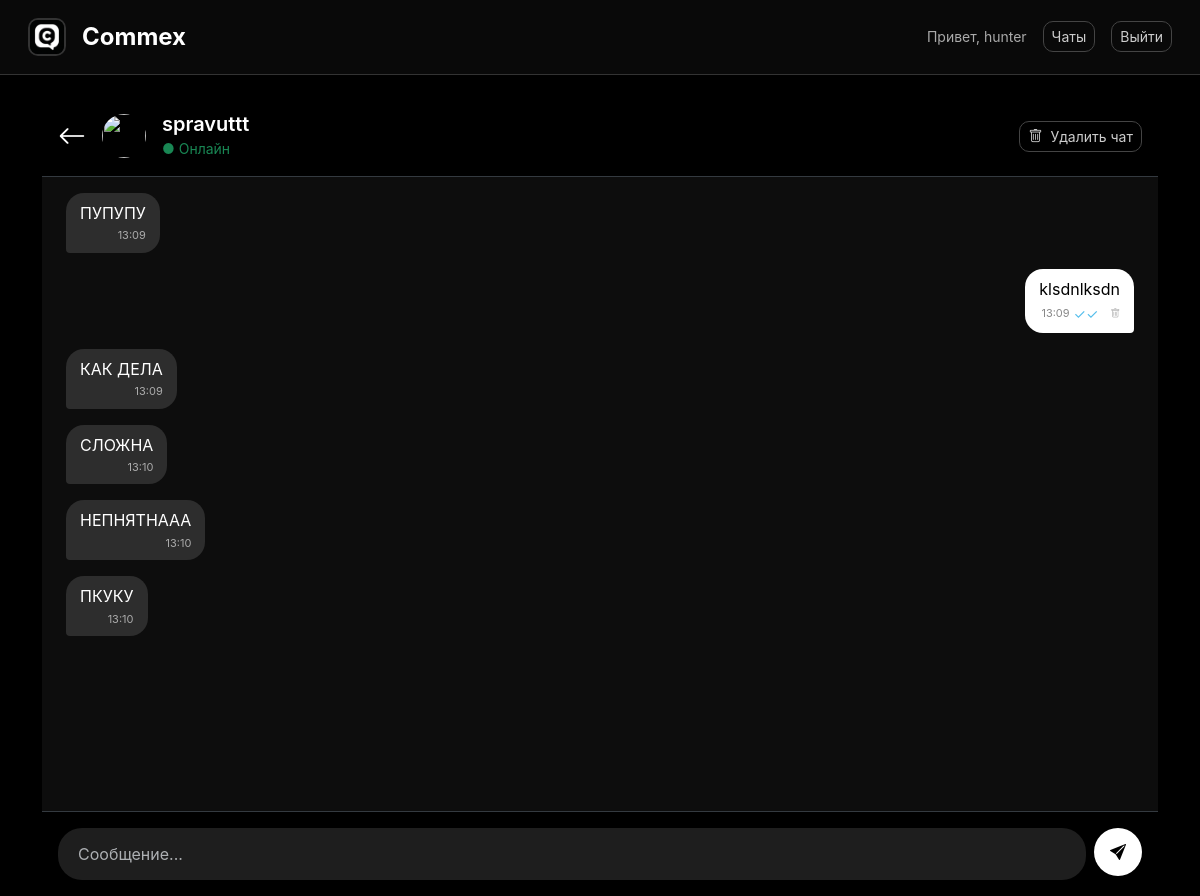
/chat/3/ (signed in), run on the app's committed database.
### main/models.py (models this page shows, shortened)
class MessengerUser(AbstractUser):
    birthday = models.DateField(blank=True, null=True, verbose_name="Дата рождения")
    status = models.BooleanField(default=False)
    profile_image = models.ImageField(blank=True)

class TextMessage(models.Model):
    content = models.TextField()
    date_of_sending = models.DateTimeField(auto_now_add=True)  # уже исправили раньше
    chat = models.ForeignKey(Chat, on_delete=models.CASCADE, related_name='messages')  # ← добавь related_name
    sender = models.ForeignKey(MessengerUser, on_delete=models.CASCADE)
    is_read = models.BooleanField(default=False)
    class Meta:
        ordering = ['date_of_sending']
        verbose_name = 'Текстовое сообщение'
        verbose_name_plural = 'Текстовые сообщения'

### main/views.py (the view, shortened to what this page needs)
# urls.py: path('chat/<int:pk>/', ChatView.as_view(), name='chat_detail'),
class ChatView(ChatAccessMixin, DetailView):
    model = Chat
    template_name = "main/chats/chat_detail.html"
    context_object_name = "chat"
    def get_context_data(self, **kwargs):
        chat = get_object_or_404(Chat, id=self.kwargs.get('pk'))
        context = super().get_context_data(**kwargs)
        context["companion"] = chat.user2 if self.request.user == chat.user1 else chat.user1
        context["messages"] = chat.messages.all()
        return context

### main/mixins.py (called while the page is built)
    def has_permission(self):
        return self.get_object().user1 == self.request.user or self.get_object().user2 == self.request.user

### main/templates/main/chats/chat_detail.html (shortened to what this page needs)
{% extends 'main/base.html' %}
{% load static %}
{% block content %}
<div class="d-flex flex-column vh-100 bg-black">
    <div class="border-bottom border-dark-subtle p-3 d-flex align-items-center gap-3">
        <a href="{% url 'chat_list' %}" class="text-white">
            <i class="bi bi-arrow-left fs-3"></i>
        </a>
        <img src="{% if companion.profile_image %}{{ companion.profile_image.url }}{% else %}{% static 'img/default_avatar.png' %}{% endif %}"
            class="rounded-circle" width="44" height="44" alt="">
        <div>
            <h5 class="mb-0 text-white fw-semibold">{{ companion.username }}</h5>
            <small class="text-success">● Онлайн</small>
        </div>
        <div class="ms-auto d-flex align-items-center gap-2">
            <a href="{% url 'delete_chat' chat.id %}" class="btn btn-outline-light btn-sm d-flex align-items-center gap-2">
                <i class="bi bi-trash"></i>
                <span>Удалить чат</span>
            </a>
        </div>
    </div>
    <div id="messages-container" class="flex-grow-1 overflow-auto px-4 py-3" style="background: #0d0d0d;">
        {% for msg in messages %}
        <div
            class="d-flex {% if msg.sender == request.user %}justify-content-end{% else %}justify-content-start{% endif %} mb-3">
            <div class="message-bubble {% if msg.sender == request.user %}my{% else %}their{% endif %}">
                <div class="text">{{ msg.content }}</div>
                <div class="meta">
                    <span class="time">{{ msg.date_of_sending|time:"H:i" }}</span>
                    {% if msg.sender == request.user %}
                    <span class="checkmarks">
                        {% if msg.is_read %}✓✓{% else %}✓{% endif %}
                    </span>
                    <a href="{% url 'delete_message' msg.id %}" class="text-decoration-none text-muted small ms-2">
                        <i class="bi bi-trash"></i>
                    </a>
                    {% endif %}
                </div>
            </div>
        </div>
        {% empty %}
        <div class="text-center text-muted mt-5">
            <i class="bi bi-chat-dots fs-1 opacity-50"></i>
            <p class="mt-3">Начните общение!</p>
        </div>
        {% endfor %}
    </div>
    <div class="border-top border-dark-subtle p-3">
        <form method="post" class="d-flex gap-2">
            <input id="message-input" name="content" type="text" class="form-control flex-grow-1" placeholder="Сообщение..."
                autocomplete="off" required autofocus
                style="background: #1e1e1e; border: none; border-radius: 24px; padding: 14px 20px; color: white;">
            <button type="submit"
                class="btn btn-primary rounded-circle d-flex align-items-center justify-content-center"
                style="width: 48px; height: 48px;">
                <i class="bi bi-send-fill"></i>
            </button>
        </form>
    </div>
</div>
{% endblock %}

### main/templates/main/base.html (shortened to what this page needs)
{% load static %}
<!DOCTYPE html>
<html lang="ru" data-bs-theme="dark">
<head>
    <link href="https://cdn.jsdelivr.net/npm/bootstrap@5.3.3/dist/css/bootstrap.min.css" rel="stylesheet">
    <link rel="stylesheet" href="https://cdn.jsdelivr.net/npm/bootstrap-icons@1.11.3/font/bootstrap-icons.min.css">
</head>
<body>
    <nav class="navbar fixed-top">
        <div class="container-fluid">
            <a class="navbar-brand d-flex align-items-center gap-3" href="{% url 'home' %}">
                <img src="{% static 'img/logo_commex.jpg' %}" alt="C" class="logo-img">
                <strong class="fs-4">Commex</strong>
            </a>
            <div class="d-flex align-items-center gap-3">
                {% if user.is_authenticated %}
                <span class="text-muted small">Привет, {{ user.username }}</span>
                <a href="{% url 'chat_list' %}" class="btn btn-outline-light btn-sm">Чаты</a>
                <a href="{% url 'logout' %}" class="btn btn-outline-light btn-sm">Выйти</a>
                {% else %}
                <a href="{% url 'login' %}" class="btn btn-outline-light btn-sm px-4">Войти</a>
                <a href="{% url 'register' %}" class="btn btn-primary btn-sm px-4">Регистрация</a>
                {% endif %}
            </div>
        </div>
    </nav>
    <main class="container pt-5 mt-5">
        {% block content %}{% endblock %}
    </main>
</body>
</html>

### main/templates/main/base.html (style rules this page uses)
:root { --bg: #000000; --surface: #0d0d0d; --card: #111111; --border: #333333; --text: #ffffff; --text-muted: #aaaaaa; --accent: #ffffff; }
body { background: var(--bg); color: var(--text); min-height: 100vh; font-family: 'SF Pro Display', system-ui, sans-serif; }
.navbar { background: rgba(10, 10, 10, 0.95) !important; backdrop-filter: blur(10px); border-bottom: 1px solid var(--border); padding: 0.8rem 1rem; }
.logo-img { width: 38px; height: 38px; border-radius: 10px; border: 2px solid #333; }
.btn-primary { background: #fff; color: #000; border: none; font-weight: 600; border-radius: 12px; padding: 0.65rem 1.5rem; }
.btn-outline-light { border-color: #444; color: #ccc; border-radius: 10px; }
.form-control, .form-select { background: #1a1a1a; border: 1px solid #444; color: #fff; border-radius: 12px; }
.text-muted { color: var(--text-muted) !important; }
.message-bubble { max-width: 72%; padding: 9px 14px; border-radius: 18px; line-height: 1.4; position: relative; }
.my { background: #ffffff; color: #000000; border-bottom-right-radius: 4px; }
.their { background: #2d2d2d; color: #ffffff; border-bottom-left-radius: 4px; }
.message-bubble .meta { font-size: 11px; color: rgba(255, 255, 255, 0.6); margin-top: 4px; text-align: right; display: flex; justify-content: flex-end; gap: 4px; align-items: center; }
.my .meta { color: #888; }
.checkmarks { font-size: 14px; color: #53bdeb; }

### data on the page
MessengerUser: username "hunter"
MessengerUser: username "spravuttt"
TextMessage: content "ПУПУПУ", date_of_sending "13:09"
TextMessage: content "klsdnlksdn", date_of_sending "13:09"
TextMessage: content "КАК ДЕЛА", date_of_sending "13:09"
TextMessage: content "СЛОЖНА", date_of_sending "13:10"
TextMessage: content "НЕПНЯТНААА", date_of_sending "13:10"
TextMessage: content "ПКУКУ", date_of_sending "13:10"
